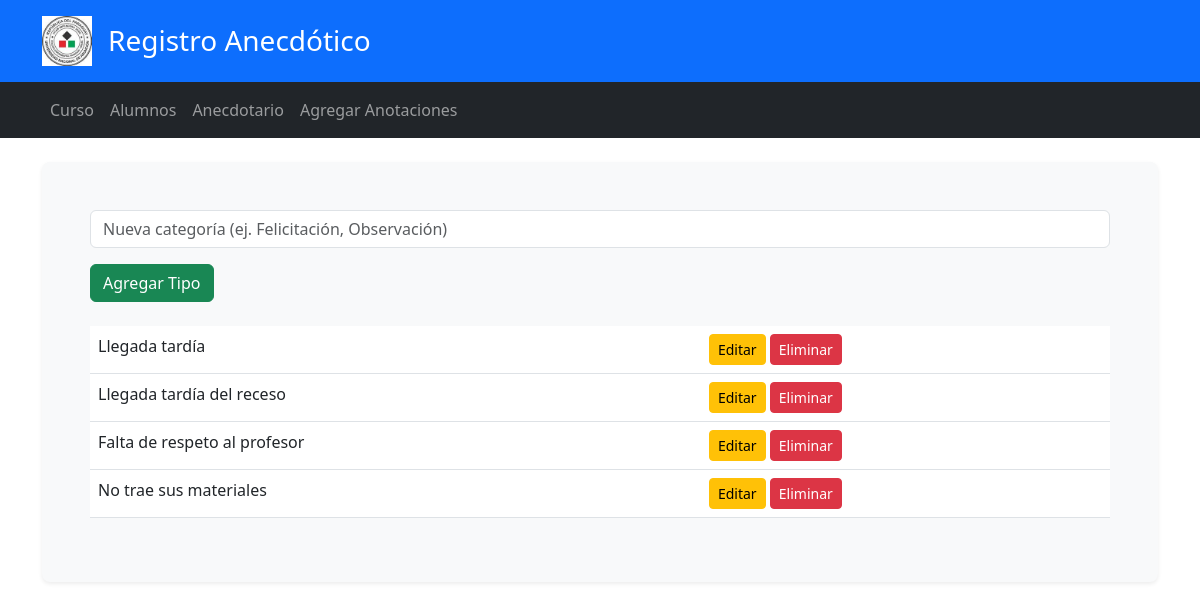
Before: /admin/anecdotas with the older database file.
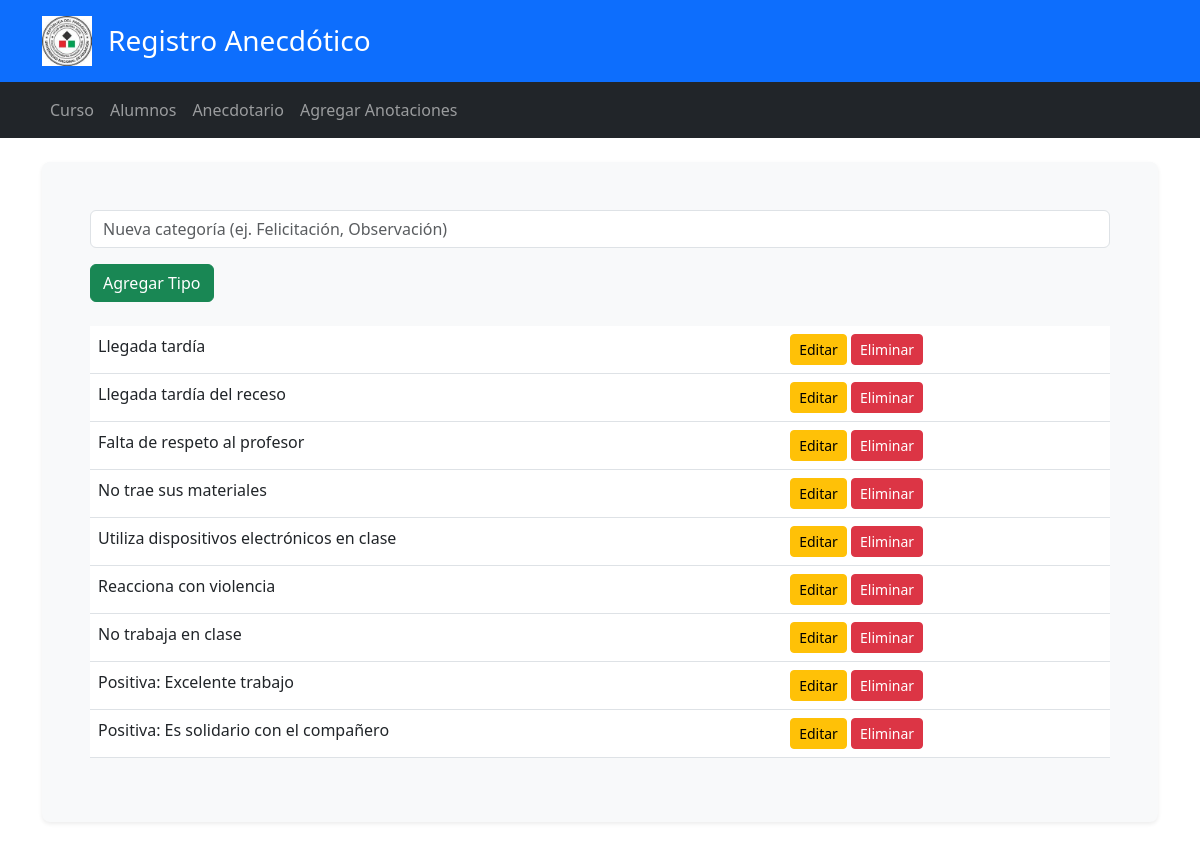
After: the same page with the newer database file.
### models.py (models this page shows)
class Anecdotario(db.Model):
    __tablename__ = 'anecdotario'
    id_anecdota = db.Column(db.Integer, primary_key=True)
    descripcion = db.Column(db.String(200))

### app.py (the view)
@app.route('/admin/anecdotas', methods=['GET', 'POST'])
def admin_anecdotas():
    if request.method == 'POST':
        desc = request.form.get('descripcion')
        nueva = Anecdotario(descripcion=desc)
        db.session.add(nueva)
        db.session.commit()
        return redirect(url_for('admin_anecdotas'))
    lista = Anecdotario.query.all()
    return render_template('admin_anecdotas.html', tipos=lista)

### templates/admin_anecdotas.html (shortened to what this page needs)
{% extends 'base.html' %}
{% block content %}
<div class="p-5 mb-4 bg-light rounded-3 shadow-sm">
    <form method="POST" class="mb-4">
    <div class="mb-3">
        <input type="text" name="descripcion" class="form-control" placeholder="Nueva categoría (ej. Felicitación, Observación)" required>
    </div>
    <button type="submit" class="btn btn-success">Agregar Tipo</button>
</form>
<table class="table">
    {% for item in tipos %}
    <tr>
        <td>{{ item.descripcion }}</td>
        <td>
            <a href="{{ url_for('editar_anecdota', id=item.id_anecdota) }}" class="btn btn-warning btn-sm">Editar</a>
            <a href="{{ url_for('eliminar_anecdota', id=item.id_anecdota) }}" class="btn btn-danger btn-sm" onclick="return confirm('¿Seguro?')">Eliminar</a>
        </td>
    </tr>
    {% endfor %}
</table>
</div>
{% endblock %}

### templates/base.html (shortened to what this page needs)
<!DOCTYPE html>
<html lang="es">
<head>
    <link href="https://cdn.jsdelivr.net/npm/bootstrap@5.3.0/dist/css/bootstrap.min.css" rel="stylesheet">
</head>
<body>
    <header class="bg-primary text-white py-3">
        <div class="container d-flex align-items-center">
            <img src="{{ url_for('static', filename='images/logo.png') }}" alt="Logo" style="width: 50px;" class="me-3">
            <h1 class="h3 mb-0">Registro Anecdótico</h1>
        </div>
    </header>
    <nav class="navbar navbar-expand-lg navbar-dark bg-dark">
        <div class="container">
            <div class="collapse navbar-collapse" id="navbarNav">
                <ul class="navbar-nav">
                    <li class="nav-item"><a class="nav-link" href="{{ url_for('admin_cursos')}}">Curso</a></li>
                    <li class="nav-item"><a class="nav-link" href="{{ url_for('admin_alumnos')}}">Alumnos</a></li>
                    <li class="nav-item"><a class="nav-link" href="{{ url_for('admin_anecdotas')}}">Anecdotario</a></li>
                    <li class="nav-item"><a class="nav-link" href="{{ url_for('admin_anotacion')}}">Agregar Anotaciones</a></li>
                </ul>
            </div>
        </div>
    </nav>
    <main class="container mt-4">
        {% block content %}{% endblock %}
    </main>
</body>
</html>

Changed rows visible on the page:
added Anecdotario: descripcion "Utiliza dispositivos electrónicos en clase"
added Anecdotario: descripcion "Reacciona con violencia"
added Anecdotario: descripcion "No trabaja en clase"
added Anecdotario: descripcion "Positiva: Excelente trabajo"
added Anecdotario: descripcion "Positiva: Es solidario con el compañero"
